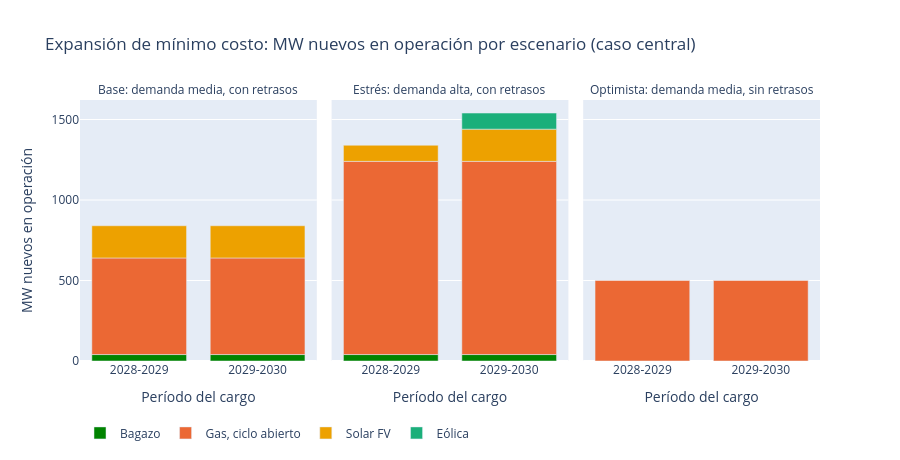

Write notebook code for a chart like this one.
### Markdown cell above
### 4.5 El portafolio de mínimo costo

Los MW nuevos en operación por tecnología y período que escoge el MILP en cada escenario, en el caso central (sección 3.4).

### Code cell
filas = []
for escenario, (_, det) in corridas.items():
    for k, tec in enumerate(det["bl"]["tecnologia"]):
        for t, periodo in enumerate(PERIODOS):
            filas.append({"escenario": NOMBRES_ESCENARIO[escenario], "periodo": periodo, "tecnologia": NOMBRES_TECNOLOGIA[tec],
                          "mw": det["x"][k, t] * det["bl"].at[k, "tamano_mw"], "firme_gwh": det["x"][k, t] * det["pr"]["F"][k, t]})
portafolio = pd.DataFrame(filas)
fig = px.bar(portafolio[portafolio["mw"] > 0], x="periodo", y="mw", color="tecnologia", facet_col="escenario",
             color_discrete_map=COLORES_TECNOLOGIA, category_orders={"periodo": PERIODOS, "escenario": list(NOMBRES_ESCENARIO.values())},
             labels={"periodo": "Período del cargo", "mw": "MW nuevos en operación", "tecnologia": "Tecnología"},
             title="Expansión de mínimo costo: MW nuevos en operación por escenario (caso central)")
fig.for_each_annotation(lambda a: a.update(text=a.text.split("=")[-1]))
fig.update_xaxes(categoryorder="array", categoryarray=PERIODOS)
fig.update_layout(height=460, legend=LEYENDA, separators=",.")
fig.show()

### Figure 1 — Plotly figure (JSON) as saved in the notebook; plotly's stock layout.template omitted (floating-point values rounded to 4 significant figures)
{"data": [{"hovertemplate": "Tecnología=Bagazo<br>escenario=Base: demanda media, con retrasos<br>Período del cargo=%{x}<br>MW nuevos en operación=%{y}<extra></extra>", "legendgroup": "Bagazo", "marker": {"color": "#008300", "pattern": {"shape": ""}}, "name": "Bagazo", "orientation": "v", "showlegend": true, "textposition": "auto", "type": "bar", "x": ["2028-2029", "2029-2030"], "xaxis": "x", "y": [40.0, 40.0], "yaxis": "y"}, {"hovertemplate": "Tecnología=Gas, ciclo abierto<br>escenario=Base: demanda media, con retrasos<br>Período del cargo=%{x}<br>MW nuevos en operación=%{y}<extra></extra>", "legendgroup": "Gas, ciclo abierto", "marker": {"color": "#eb6834", "pattern": {"shape": ""}}, "name": "Gas, ciclo abierto", "orientation": "v", "showlegend": true, "textposition": "auto", "type": "bar", "x": ["2028-2029", "2029-2030"], "xaxis": "x", "y": [600.0, 600.0], "yaxis": "y"}, {"hovertemplate": "Tecnología=Solar FV<br>escenario=Base: demanda media, con retrasos<br>Período del cargo=%{x}<br>MW nuevos en operación=%{y}<extra></extra>", "legendgroup": "Solar FV", "marker": {"color": "#eda100", "pattern": {"shape": ""}}, "name": "Solar FV", "orientation": "v", "showlegend": true, "textposition": "auto", "type": "bar", "x": ["2028-2029", "2029-2030"], "xaxis": "x", "y": [200.0, 200.0], "yaxis": "y"}, {"hovertemplate": "Tecnología=Bagazo<br>escenario=Estrés: demanda alta, con retrasos<br>Período del cargo=%{x}<br>MW nuevos en operación=%{y}<extra></extra>", "legendgroup": "Bagazo", "marker": {"color": "#008300", "pattern": {"shape": ""}}, "name": "Bagazo", "orientation": "v", "showlegend": false, "textposition": "auto", "type": "bar", "x": ["2028-2029", "2029-2030"], "xaxis": "x2", "y": [40.0, 40.0], "yaxis": "y2"}, {"hovertemplate": "Tecnología=Gas, ciclo abierto<br>escenario=Estrés: demanda alta, con retrasos<br>Período del cargo=%{x}<br>MW nuevos en operación=%{y}<extra></extra>", "legendgroup": "Gas, ciclo abierto", "marker": {"color": "#eb6834", "pattern": {"shape": ""}}, "name": "Gas, ciclo abierto", "orientation": "v", "showlegend": false, "textposition": "auto", "type": "bar", "x": ["2028-2029", "2029-2030"], "xaxis": "x2", "y": [1200.0, 1200.0], "yaxis": "y2"}, {"hovertemplate": "Tecnología=Solar FV<br>escenario=Estrés: demanda alta, con retrasos<br>Período del cargo=%{x}<br>MW nuevos en operación=%{y}<extra></extra>", "legendgroup": "Solar FV", "marker": {"color": "#eda100", "pattern": {"shape": ""}}, "name": "Solar FV", "orientation": "v", "showlegend": false, "textposition": "auto", "type": "bar", "x": ["2028-2029", "2029-2030"], "xaxis": "x2", "y": [100.0, 200.0], "yaxis": "y2"}, {"hovertemplate": "Tecnología=Eólica<br>escenario=Estrés: demanda alta, con retrasos<br>Período del cargo=%{x}<br>MW nuevos en operación=%{y}<extra></extra>", "legendgroup": "Eólica", "marker": {"color": "#1baf7a", "pattern": {"shape": ""}}, "name": "Eólica", "orientation": "v", "showlegend": true, "textposition": "auto", "type": "bar", "x": ["2029-2030"], "xaxis": "x2", "y": [100.0], "yaxis": "y2"}, {"hovertemplate": "Tecnología=Gas, ciclo abierto<br>escenario=Optimista: demanda media, sin retrasos<br>Período del cargo=%{x}<br>MW nuevos en operación=%{y}<extra></extra>", "legendgroup": "Gas, ciclo abierto", "marker": {"color": "#eb6834", "pattern": {"shape": ""}}, "name": "Gas, ciclo abierto", "orientation": "v", "showlegend": false, "textposition": "auto", "type": "bar", "x": ["2028-2029", "2029-2030"], "xaxis": "x3", "y": [500.0, 500.0], "yaxis": "y3"}], "layout": {"annotations": [{"font": {}, "showarrow": false, "text": "Base: demanda media, con retrasos", "x": 0.16, "xanchor": "center", "xref": "paper", "y": 1.0, "yanchor": "bottom", "yref": "paper"}, {"font": {}, "showarrow": false, "text": "Estrés: demanda alta, con retrasos", "x": 0.5, "xanchor": "center", "xref": "paper", "y": 1.0, "yanchor": "bottom", "yref": "paper"}, {"font": {}, "showarrow": false, "text": "Optimista: demanda media, sin retrasos", "x": 0.84, "xanchor": "center", "xref": "paper", "y": 1.0, "yanchor": "bottom", "yref": "paper"}], "barmode": "relative", "height": 460, "legend": {"orientation": "h", "title": {}, "tracegroupgap": 0, "x": 0, "y": -0.22, "yanchor": "top"}, "separators": ",.", "title": {"text": "Expansión de mínimo costo: MW nuevos en operación por escenario (caso central)"}, "xaxis": {"anchor": "y", "categoryarray": ["2026-2027", "2027-2028", "2028-2029", "2029-2030"], "categoryorder": "array", "domain": [0.0, 0.32], "title": {"text": "Período del cargo"}}, "xaxis2": {"anchor": "y2", "categoryarray": ["2026-2027", "2027-2028", "2028-2029", "2029-2030"], "categoryorder": "array", "domain": [0.34, 0.66], "matches": "x", "title": {"text": "Período del cargo"}}, "xaxis3": {"anchor": "y3", "categoryarray": ["2026-2027", "2027-2028", "2028-2029", "2029-2030"], "categoryorder": "array", "domain": [0.68, 1.0], "matches": "x", "title": {"text": "Período del cargo"}}, "yaxis": {"anchor": "x", "domain": [0.0, 1.0], "title": {"text": "MW nuevos en operación"}}, "yaxis2": {"anchor": "x2", "domain": [0.0, 1.0], "matches": "y", "showticklabels": false}, "yaxis3": {"anchor": "x3", "domain": [0.0, 1.0], "matches": "y", "showticklabels": false}}}
